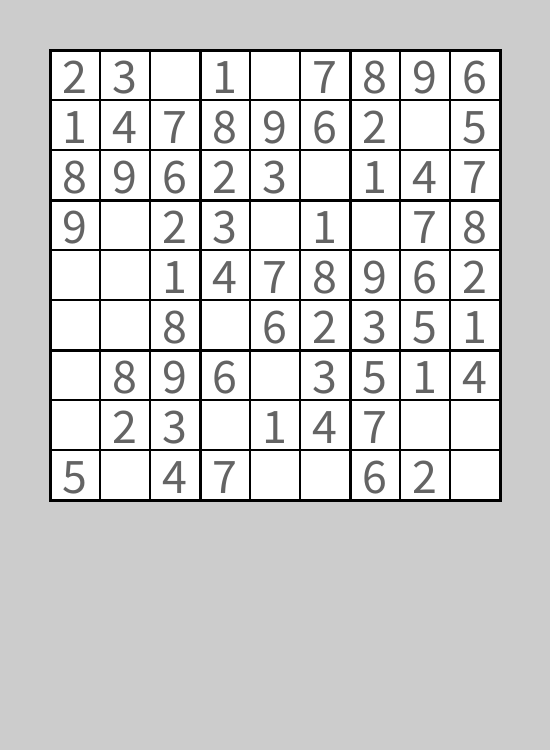
Frame 1 (no input)
Frame 60 (the mouse pressed at the canvas centre just before this capture): identical to frame 1, image omitted
Frame 120 (the mouse held since frame 60 and released just before this capture): identical to frame 1, image omitted

The Processing sketch that drew this single still picture (run headless with seeded random() and noise(); from frame 60 on, the mouse is pressed at the canvas centre):

// Processing sketch: sudoku
// ── sudoku.pde
import java.util.List;
import java.util.LinkedList;

int type = 3;

Board b;
List<Field> buffer;

void setup() {
  frameRate(-1);
  size(550, 750);
  buffer = new LinkedList<Field>();
  b = new Board(type*type);
}

void draw () {
  buffer.forEach((element) -> {
    element.select();
  }
  );
  b.render(50, 50, 450);
}

void keyPressed() {
  if (key == 'c') {
    buffer = new LinkedList<Field>();
  }
  if (inRange(key, 48, 57)) {
    buffer.forEach((element) -> {
      element.display = (key-48);
    }
    );
    buffer = new LinkedList<Field>();
  }
}

void mouseClicked() {
  if (mouseX >= 50 || mouseY >= 50 || mouseX < 500 || mouseY < 500) {
    if (mouseButton == LEFT) {
      selectField();
    }
    if (mouseButton == RIGHT) {
      b.setHighlight(translateToIndex(mouseX, mouseY, b.size, 450, 50, 50));
    }
  }
}

void highlight() {
  
}

void selectField() {
  Tuple<Integer> t = translateToIndex(mouseX, mouseY, b.size, 450, 50, 50);
  Field f = b.get(t);
  if (!f.isModifiable()) {
    return;
  }
  int j;
  if ((j = indexOf(f, buffer)) >= 0) {
    buffer.remove(j);
  } else {
    buffer.add(b.get(t));
  }
}

// ── Board.pde
class Board {

  private Field[][] field;
  final int size;
  
  private int highlight = 0;

  public Board(int size) {
    int q = (int)sqrt(size);
    field = new Field[size][size];
    this.size = size;
    generate(q, 70);
  }
  
  public void setHighlight(Tuple<Integer> t) {
    int v = field[t.x1][t.x2].display;
    highlight = (v == highlight ? 0 : v);
  }

  private void highlight(int v) {
    for (int i = 0; i < size; i++) {
      for (int j = 0; j < size; j++) {
        if (field[j][i].display == v) {
          field[j][i].highlight();
        }
      }
    }
  }

  private void generate(int z, int d) {
    int[] arr = getShuffled(size);
    int index = 0;
    for (int i = 0; i < size; i++) {
      for (int j = 0; j < size; j++) {
        field[j][i] = new Field((int)random(100) + 1 < d ? false : true, arr[(index+j)%size]);
      }
      index += z - (i%z == z-1 ? z-1 : 0);
    }
  }

  private int[] getShuffled(int k) {
    IntList l = new IntList(size);
    for (int i = 1; i <= k; i++) {
      l.append(i);
    }
    l.shuffle();
    return l.array();
  }

  public Field get(Tuple<Integer> t) {
    return field[t.x1][t.x2];
  }

  public boolean check() {
    for (int i = 0; i < size; i++) {
      for (int j = 0; j < size; j++) {
        if (!field[i][j].correct()) {
          return false;
        }
      }
    }
    return true;
  }

  public void render(int xo, int yo, int s) {
    highlight(highlight);
    int t = s/(size);
    int q = (int)sqrt(size);
    for (int y = 0; y < size; y++) {
      for (int x = 0; x < size; x++) {
        strokeWeight(1);
        field[x][y].render(xo+x*t, yo+y*t, t);
        strokeWeight(3);
        noFill();
        stroke(0);
        rect(xo+((q*x)%size)*t, yo+((q*y)%size)*t, t*q, t*q);
      }
    }
  }
}

class Field {
  final color select = color(0, 0, 255, 100);
  final color mark = color(255, 0, 0);
  color highlight = color(0, 255, 0, 50);
  final boolean changeable;
  private boolean marked = false;
  private boolean selected = false;
  private boolean highlighted = false;
  final int value;
  int display;

  public Field(boolean b, int i) {
    changeable = b;
    value = i;
    if (!changeable) {
      display = value;
    }
  }

  public boolean isModifiable() {
    return changeable;
  }

  public boolean correct() {
    return value == display;
  }

  public void highlight() {
    highlighted = true;
  }

  public void select() {
    selected = true;
  }

  public Field(boolean b) {
    this(b, 0);
  }

  public void render(int x, int y, int s) {

    fill(255);

    rect(x, y, s-1, s-1);
    if (display > 0) {
      textSize(s);
      fill(changeable ? 0 : 100);
      char c = (char)(display + 48);
      text("" + c, x+s/4, y+s*0.85);
    }

    if (highlighted) {
      if (display == 0) {
        return;
      }
      fill(highlight);
      highlighted = !highlighted;
      stroke(highlight);
      rect(x+2, y+2, s-5, s-5);
    }

    if (selected) {
      stroke(select);
      selected = !selected;
      noFill();
      strokeWeight(5);
      rect(x+2, y+2, s-5, s-5);
    }
  }
}

// ── Util.pde
class Tuple<T> {
  
  public final T x1;
  public final T x2;
  
  public Tuple(T x1, T x2) {
    this.x1 = x1;
    this.x2 = x2;
  }
  
  public T first() {
   return x1; 
  }
  
   public T second() {
   return x2; 
  }
}

public Tuple<Integer> translateToIndex(int x, int y, int count, int size, int xOffset, int yOffset) {
  return new Tuple((x-xOffset)*count/size, (y-yOffset)*count/size);
}

public boolean inRange(int x, int a, int b) {
  return x >= a && x <= b;
}

public int indexOf(Field element, List<Field> list) {
  for (int i = 0; i < list.size(); i++) {
    if (list.get(i) == element) {
      return i;
    }
  }
  return -1;
}
